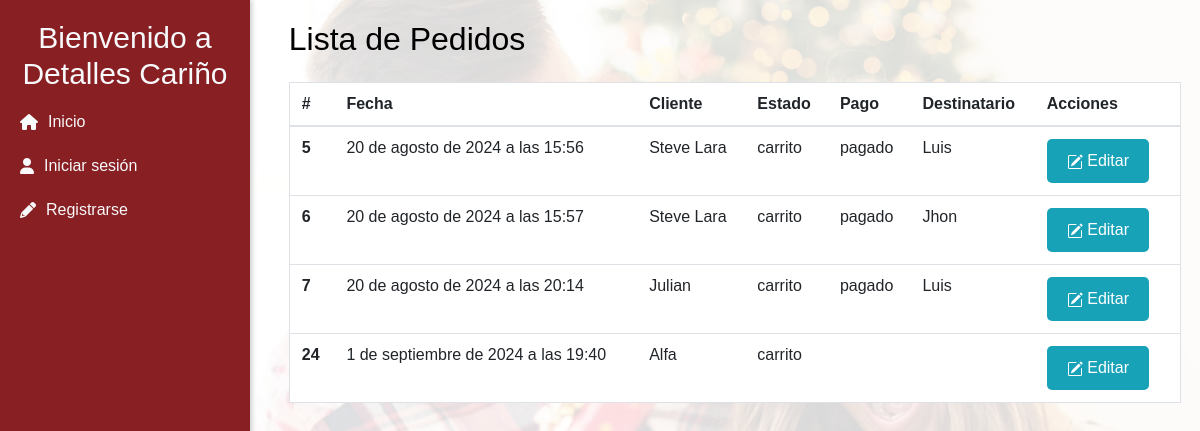
The app's page /pedidos with its own data.
### pedidos/models.py (models this page shows, shortened)
class Pedido(models.Model):
    OPC_ESTADO_PEDIDO = [("carrito", "Carrito"),("enviado", "Enviado"),("entregado", "Entregado")]
    estado = models.CharField(max_length=15, choices=OPC_ESTADO_PEDIDO, default="carrito")
    fecha = models.DateTimeField(auto_now_add=True)
    cliente = models.ForeignKey(Cliente, on_delete=models.CASCADE, related_name="clientes", null=True, blank=True)
    pago = models.ForeignKey(Pago, on_delete=models.CASCADE, related_name="pagos", null=True, blank=True)
    destinatario = models.ForeignKey(Destinatario, on_delete=models.CASCADE, related_name="destinatarios", null=True, blank=True)

class Cliente(models.Model):
    nombre = models.CharField(max_length=50)
    cedula = models.CharField(max_length=10)
    email = models.EmailField()
    telefono = models.CharField(max_length=10)
    ciudad = models.CharField(max_length=30)
    direccion = models.TextField(max_length=200)
    user = models.OneToOneField(User, related_name='cliente', on_delete=models.CASCADE, null=True, blank=True, unique=True)
    class Meta:
        db_table = 'cliente'

class Pago(models.Model):
    OPC_METODO = [("transferencia", "Transferencia"),("tarjeta", "Tarjeta")]
    OPC_ESTADO_PAGO = [("pagado", "Pagado"),("pendiente", "Pendiente")]
    metodo = models.CharField(max_length=50, choices=OPC_METODO)
    estado = models.CharField(max_length=50, choices=OPC_ESTADO_PAGO, default="pendiente")
    comprobante = models.ImageField(upload_to='comprobantes/', default='comprobantes/comprobante-default.jpg',  null=True, blank=True)       #Cambiar que se puede enviar vacio

class Destinatario(models.Model):
    nombre = models.CharField(max_length=50)
    telefono = models.CharField(max_length=10)
    ciudad = models.CharField(max_length=30)
    direccion = models.TextField(max_length=200)

### pedidos/views.py (the view)
# urls.py: path('pedidos', pedidos, name='pedidos'),                                                           #Visualizar
def pedidos(request):
    pedidos = Pedido.objects.all()
    productos = Producto.objects.all()
    contenido = {
        'pedidos': pedidos,
        'cliente': request.cliente,  # Llama al cliente del middleware
        'productos': productos,
    }
    return render(request, 'pedidos/listado.html', contenido)

### templates/pedidos/listado.html (shortened to what this page needs)
<link href="https://cdn.jsdelivr.net/npm/bootstrap@5.3.0/dist/css/bootstrap.min.css" rel="stylesheet">
{% extends 'menu.html' %}
{% block content %}
  <div class="info-cliente">
    <h2 class="mb-4">Lista de Pedidos</h2>
    <table class="table">
      <thead>
        <tr>
          <th scope="col">#</th>
          <th scope="col">Fecha</th>
          <th scope="col">Cliente</th>
          <th scope="col">Estado</th>
          <th scope="col">Pago</th>
          <th scope="col">Destinatario </th>
          <th scope="col">Acciones </th>
        </tr>
      </thead>
      <tbody>
        {% for pedido in pedidos %}
        <tr>
          <th scope="row" data-label="#">{{ pedido.id }}</a></th>
          <td data-label="Fecha">{{ pedido.fecha }}</td>
          <td data-label="Cliente">{{ pedido.cliente.nombre }}</td>
          <td data-label="Estado">{{ pedido.estado }}</td>
          <td data-label="Pago">{{ pedido.pago.estado }}</td>
          <td data-label="Destinatario">{{ pedido.destinatario.nombre }}</td>
          <td>
            <a href="{% url 'detalle_pedido' pedido.id %}" class="btn btn-info btn-sm">
              Editar</a>
          </td>
        </tr>
        {% endfor %}
      </tbody>
    </table>
  </div>
{% endblock %}

### static/css/main.css (style rules this page uses)
body { font-family: Arial, sans-serif; color: #000000; position: relative; }
body::before { content: ""; position: fixed; top: 0; left: 0; width: 100%; height: 100vh; background-image: url("../img/bg-main.jpg"); background-size: cover; background-position: center; background-repeat: no-repeat; z-index: -1; }
body::after { content: ""; position: fixed; top: 0; left: 0; width: 100%; height: 100%; background-color: rgba(255, 255, 255, 0.85); z-index: -1; }
table { background-color: #fff; border-radius: 20px; border: 1px solid #ddd; -webkit-overflow-scrolling: touch; }
thead th { background-color: #f8f9fa; color: #333; }
tbody tr:nth-child(odd) { background-color: #f9f9f9; }
tbody tr:nth-child(even) { background-color: #fff; }
tbody td { vertical-align: middle; }
.btn { padding: 10px 20px; font-size: 16px; border: none; border-radius: 5px; cursor: pointer; transition: background-color 0.3s ease; margin-right: 10px; }
a { color: #ec9813; text-decoration: none; }

### records on screen
Pedido: id "5", fecha "20 de agosto de 2024 a las 15:56", cliente.nombre "Steve Lara", estado "carrito", pago.estado "pagado", destinatario.nombre "Luis"
Pedido: id "6", fecha "20 de agosto de 2024 a las 15:57", cliente.nombre "Steve Lara", estado "carrito", pago.estado "pagado", destinatario.nombre "Jhon"
Pedido: id "7", fecha "20 de agosto de 2024 a las 20:14", cliente.nombre "Julian", estado "carrito", pago.estado "pagado", destinatario.nombre "Luis"
Pedido: id "24", fecha "1 de septiembre de 2024 a las 19:40", cliente.nombre "Alfa", estado "carrito"
